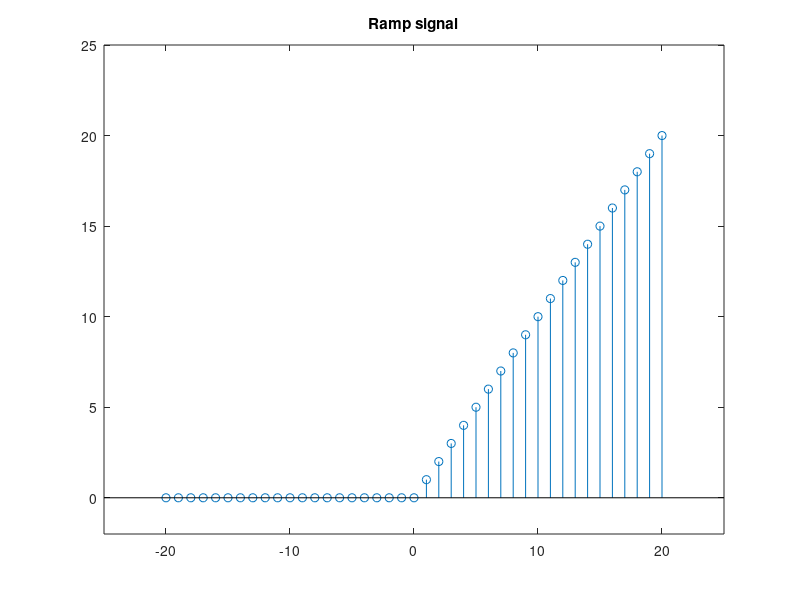

Reproduce this figure in MATLAB.
% Unit ramp signal

% Time range
n = -20:20;

% Ramp signal generation
ramp_n = (n>=0) .* n;
stem(n,ramp_n)
title('Ramp signal')
axis([-25 25 -2 25])